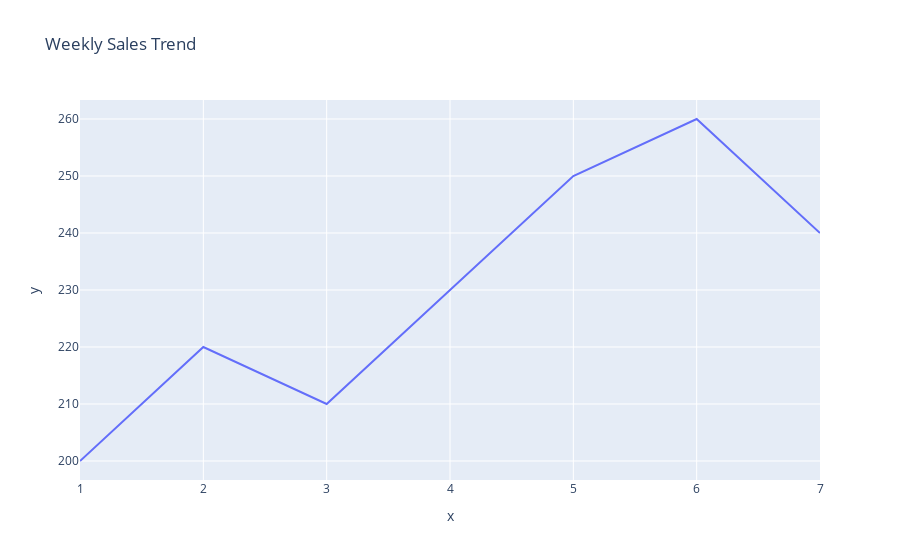

Notebook code cell kept with this figure:
### Code cell
# Create a line plot:
# X → Days: [1,2,3,4,5,6,7]
# Y → Sales: [200,220,210,230,250,260,240]
# Title: "Weekly Sales Trend"

# Data
days = [1,2,3,4,5,6,7]
sales = [200,220,210,230,250,260,240]
fig = px.line(x=days, y=sales, title="Weekly Sales Trend")
fig.show()

### Figure 1 — Plotly figure (JSON) as saved in the notebook; plotly's stock layout.template omitted (floating-point values rounded to 4 significant figures)
{"data": [{"hovertemplate": "x=%{x}<br>y=%{y}<extra></extra>", "legendgroup": "", "line": {"color": "#636efa", "dash": "solid"}, "marker": {"symbol": "circle"}, "mode": "lines", "name": "", "orientation": "v", "showlegend": false, "type": "scatter", "x": [1, 2, 3, 4, 5, 6, 7], "xaxis": "x", "y": [200, 220, 210, 230, 250, 260, 240], "yaxis": "y"}], "layout": {"legend": {"tracegroupgap": 0}, "title": {"text": "Weekly Sales Trend"}, "xaxis": {"anchor": "y", "domain": [0, 1], "title": {"text": "x"}}, "yaxis": {"anchor": "x", "domain": [0, 1], "title": {"text": "y"}}}}
